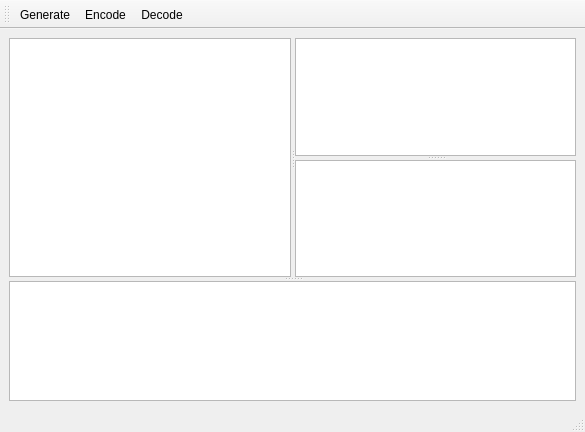
<?xml version="1.0" encoding="UTF-8"?>
<ui version="4.0">
 <class>MainWindow</class>
 <widget class="QMainWindow" name="MainWindow">
  <property name="geometry">
   <rect>
    <x>0</x>
    <y>0</y>
    <width>585</width>
    <height>432</height>
   </rect>
  </property>
  <property name="windowTitle">
   <string>Qt RSA Demo</string>
  </property>
  <widget class="QWidget" name="centralwidget">
   <layout class="QGridLayout" name="gridLayout">
    <item row="0" column="0">
     <widget class="QSplitter" name="splitter_3">
      <property name="orientation">
       <enum>Qt::Vertical</enum>
      </property>
      <widget class="QSplitter" name="splitter_2">
       <property name="orientation">
        <enum>Qt::Horizontal</enum>
       </property>
       <widget class="QListWidget" name="listWidget"/>
       <widget class="QSplitter" name="splitter">
        <property name="orientation">
         <enum>Qt::Vertical</enum>
        </property>
        <widget class="QTextEdit" name="textEditPrivateKey">
         <property name="readOnly">
          <bool>true</bool>
         </property>
        </widget>
        <widget class="QTextEdit" name="textEditPublicKey">
         <property name="readOnly">
          <bool>true</bool>
         </property>
        </widget>
       </widget>
      </widget>
      <widget class="QTextEdit" name="textEdit"/>
     </widget>
    </item>
   </layout>
  </widget>
  <widget class="QMenuBar" name="menubar">
   <property name="geometry">
    <rect>
     <x>0</x>
     <y>0</y>
     <width>585</width>
     <height>22</height>
    </rect>
   </property>
  </widget>
  <widget class="QStatusBar" name="statusbar"/>
  <widget class="QToolBar" name="toolBar">
   <property name="windowTitle">
    <string>toolBar</string>
   </property>
   <attribute name="toolBarArea">
    <enum>TopToolBarArea</enum>
   </attribute>
   <attribute name="toolBarBreak">
    <bool>false</bool>
   </attribute>
   <addaction name="actionGenerate"/>
   <addaction name="actionEncode"/>
   <addaction name="actionDecode"/>
  </widget>
  <action name="actionGenerate">
   <property name="text">
    <string>Generate</string>
   </property>
   <property name="toolTip">
    <string>Generate RSA Key</string>
   </property>
  </action>
  <action name="actionEncode">
   <property name="text">
    <string>Encode</string>
   </property>
  </action>
  <action name="actionDecode">
   <property name="text">
    <string>Decode</string>
   </property>
  </action>
 </widget>
 <resources/>
 <connections/>
</ui>
